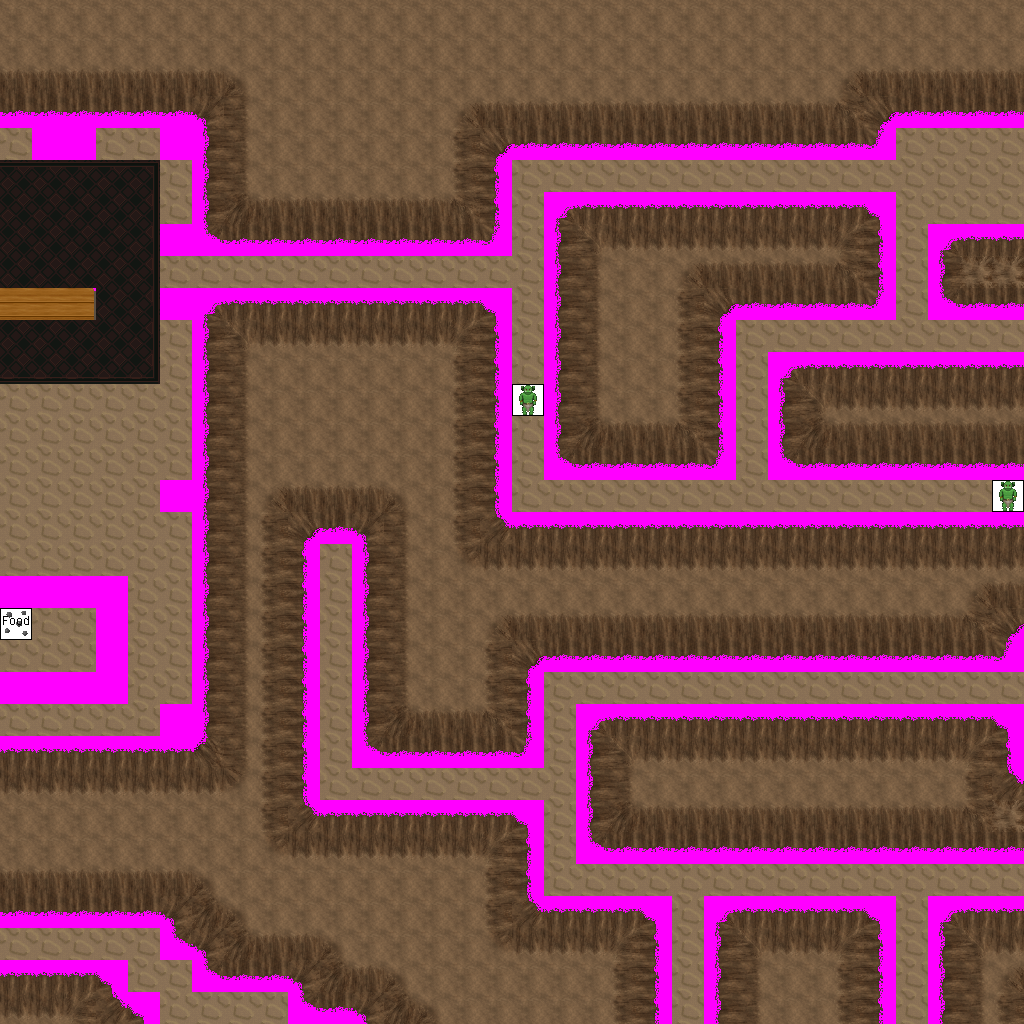

This game map was drawn from its Tiled (.tmx) file and the tilesets committed beside it. A one-line description and the trimmed map source follow:
An orthogonal 32x32 tile map with 32x32 px tiles, 6 tile layers (Ground, Objects, Above, Walkable, ...), 14 tilesets and 26 objects (13x newmap, from_west_0, from_west_1, from_west_2, from_west_3, ...).

<map version="1.0" orientation="orthogonal" width="32" height="32" tilewidth="32" tileheight="32">
 <tileset firstgid="1" name="ground_ground_2" tilewidth="32" tileheight="32">
  <image source="../drawable/ground_ground_2.png" width="128" height="32" />
 </tileset>
 <tileset firstgid="5" name="ground_brown" tilewidth="32" tileheight="32">
  <image source="../drawable/ground_brown.png" width="160" height="32" />
 </tileset>
 <tileset firstgid="10" name="furniture_carpet_brown_rug" tilewidth="32" tileheight="32">
  <image source="../drawable/furniture_carpet_brown_rug.png" width="96" height="128" />
 </tileset>
 <tileset firstgid="22" name="furniture_light_torch_top" tilewidth="32" tileheight="32">
  <image source="../drawable/furniture_light_torch_top.png" width="32" height="128" />
 </tileset>
 <tileset firstgid="26" name="furniture_chair_wooden" tilewidth="32" tileheight="32">
  <image source="../drawable/furniture_chair_wooden.png" width="160" height="32" />
 </tileset>
 <tileset firstgid="31" name="building_fence_fence_chunky" tilewidth="32" tileheight="32">
  <image source="../drawable/building_fence_fence_chunky.png" width="96" height="224" />
 </tileset>
 <tileset firstgid="52" name="item_food_rustic_meals" tilewidth="32" tileheight="32">
  <image source="../drawable/item_food_rustic_meals.png" width="64" height="32" />
 </tileset>
 <tileset firstgid="54" name="furniture_table_wooden_rectangular" tilewidth="32" tileheight="32">
  <image source="../drawable/furniture_table_wooden_rectangular.png" width="96" height="96" />
 </tileset>
 <tileset firstgid="63" name="logic_creature_orc" tilewidth="32" tileheight="32">
  <image source="../drawable/logic_creature_orc.png" width="192" height="32" />
 </tileset>
 <tileset firstgid="69" name="logic_item_sheepfood" tilewidth="32" tileheight="32">
  <image source="../drawable/logic_item_sheepfood.png" width="32" height="32" />
 </tileset>
 <tileset firstgid="70" name="plant_bush_bushes" tilewidth="32" tileheight="32">
  <image source="../drawable/plant_bush_bushes.png" width="160" height="64" />
 </tileset>
 <tileset firstgid="80" name="building_wall_int_clay" tilewidth="32" tileheight="32">
  <image source="../drawable/building_wall_int_clay.png" width="320" height="320" />
 </tileset>
 <tileset firstgid="180" name="furniture_bed_double_peach" tilewidth="32" tileheight="32">
  <image source="../drawable/furniture_bed_double_peach.png" width="64" height="128" />
 </tileset>
 <tileset firstgid="188" name="walkable_sentinel" tilewidth="32" tileheight="32">
  <image source="../drawable/walkable_sentinel.png" width="32" height="32" />
 </tileset>
 <layer name="Ground" width="32" height="32">
  <data>[1024 cells, 1024 non-empty, 2 distinct tile ids]</data>
 </layer>
 <layer name="Objects" width="32" height="32">
  <data>[1024 cells, 29 non-empty, 15 distinct tile ids]</data>
 </layer>
 <layer name="Above" width="32" height="32">
  <data>[1024 cells, 0 non-empty, 0 distinct tile ids]</data>
 </layer>
 <layer name="Walkable" width="32" height="32">
  <data>[1024 cells, 793 non-empty, 1 distinct tile ids]</data>
 </layer>
 <layer name="Objects_stendhal" width="32" height="32">
  <data>[1024 cells, 803 non-empty, 35 distinct tile ids]</data>
 </layer>
 <layer name="Objects_stendhal2" width="32" height="32">
  <data>[1024 cells, 3 non-empty, 2 distinct tile ids]</data>
 </layer>
 <objectgroup name="Mapevents" width="32" height="32">
  <object name="exit_east_0" type="newmap" x="992" y="128" width="32" height="96">
   <properties>
    <property name="map" value="level_4_semos_dungeon_x3_y0" />
    <property name="place" value="from_east_0" />
   </properties>
  </object>
  <object name="exit_east_1" type="newmap" x="992" y="320" width="32" height="32">
   <properties>
    <property name="map" value="level_4_semos_dungeon_x3_y0" />
    <property name="place" value="from_east_1" />
   </properties>
  </object>
  <object name="exit_east_2" type="newmap" x="992" y="480" width="32" height="32">
   <properties>
    <property name="map" value="level_4_semos_dungeon_x3_y0" />
    <property name="place" value="from_east_2" />
   </properties>
  </object>
  <object name="exit_east_3" type="newmap" x="992" y="672" width="32" height="32">
   <properties>
    <property name="map" value="level_4_semos_dungeon_x3_y0" />
    <property name="place" value="from_east_3" />
   </properties>
  </object>
  <object name="exit_east_4" type="newmap" x="992" y="864" width="32" height="32">
   <properties>
    <property name="map" value="level_4_semos_dungeon_x3_y0" />
    <property name="place" value="from_east_4" />
   </properties>
  </object>
  <object name="exit_west_0" type="newmap" x="0" y="192" width="32" height="96">
   <properties>
    <property name="map" value="level_4_semos_dungeon_x1_y0" />
    <property name="place" value="from_west_0" />
   </properties>
  </object>
  <object name="exit_west_1" type="newmap" x="0" y="352" width="32" height="224">
   <properties>
    <property name="map" value="level_4_semos_dungeon_x1_y0" />
    <property name="place" value="from_west_1" />
   </properties>
  </object>
  <object name="exit_west_2" type="newmap" x="0" y="640" width="32" height="32">
   <properties>
    <property name="map" value="level_4_semos_dungeon_x1_y0" />
    <property name="place" value="from_west_2" />
   </properties>
  </object>
  <object name="exit_west_3" type="newmap" x="0" y="704" width="32" height="32">
   <properties>
    <property name="map" value="level_4_semos_dungeon_x1_y0" />
    <property name="place" value="from_west_3" />
   </properties>
  </object>
  <object name="exit_west_4" type="newmap" x="0" y="928" width="32" height="32">
   <properties>
    <property name="map" value="level_4_semos_dungeon_x1_y0" />
    <property name="place" value="from_west_4" />
   </properties>
  </object>
  <object name="exit_south_0" type="newmap" x="256" y="992" width="32" height="32">
   <properties>
    <property name="map" value="level_4_semos_dungeon_x2_y1" />
    <property name="place" value="from_south_0" />
   </properties>
  </object>
  <object name="exit_south_1" type="newmap" x="672" y="992" width="32" height="32">
   <properties>
    <property name="map" value="level_4_semos_dungeon_x2_y1" />
    <property name="place" value="from_south_1" />
   </properties>
  </object>
  <object name="exit_south_2" type="newmap" x="896" y="992" width="32" height="32">
   <properties>
    <property name="map" value="level_4_semos_dungeon_x2_y1" />
    <property name="place" value="from_south_2" />
   </properties>
  </object>
 </objectgroup>
 <objectgroup name="Spawn" width="32" height="32">
  <object name="from_west_0" x="992" y="160" width="32" height="32" />
  <object name="from_west_1" x="992" y="320" width="32" height="32" />
  <object name="from_west_2" x="992" y="480" width="32" height="32" />
  <object name="from_west_3" x="992" y="672" width="32" height="32" />
  <object name="from_west_4" x="992" y="864" width="32" height="32" />
  <object name="from_east_0" x="0" y="224" width="32" height="32" />
  <object name="from_east_1" x="0" y="448" width="32" height="32" />
  <object name="from_east_2" x="0" y="640" width="32" height="32" />
  <object name="from_east_3" x="0" y="704" width="32" height="32" />
  <object name="from_east_4" x="0" y="928" width="32" height="32" />
  <object name="from_north_0" x="256" y="992" width="32" height="32" />
  <object name="from_north_1" x="672" y="992" width="32" height="32" />
  <object name="from_north_2" x="896" y="992" width="32" height="32" />
 </objectgroup>
 <objectgroup name="Keys" width="32" height="32" />
 <objectgroup name="Replace" width="32" height="32" />
</map>
